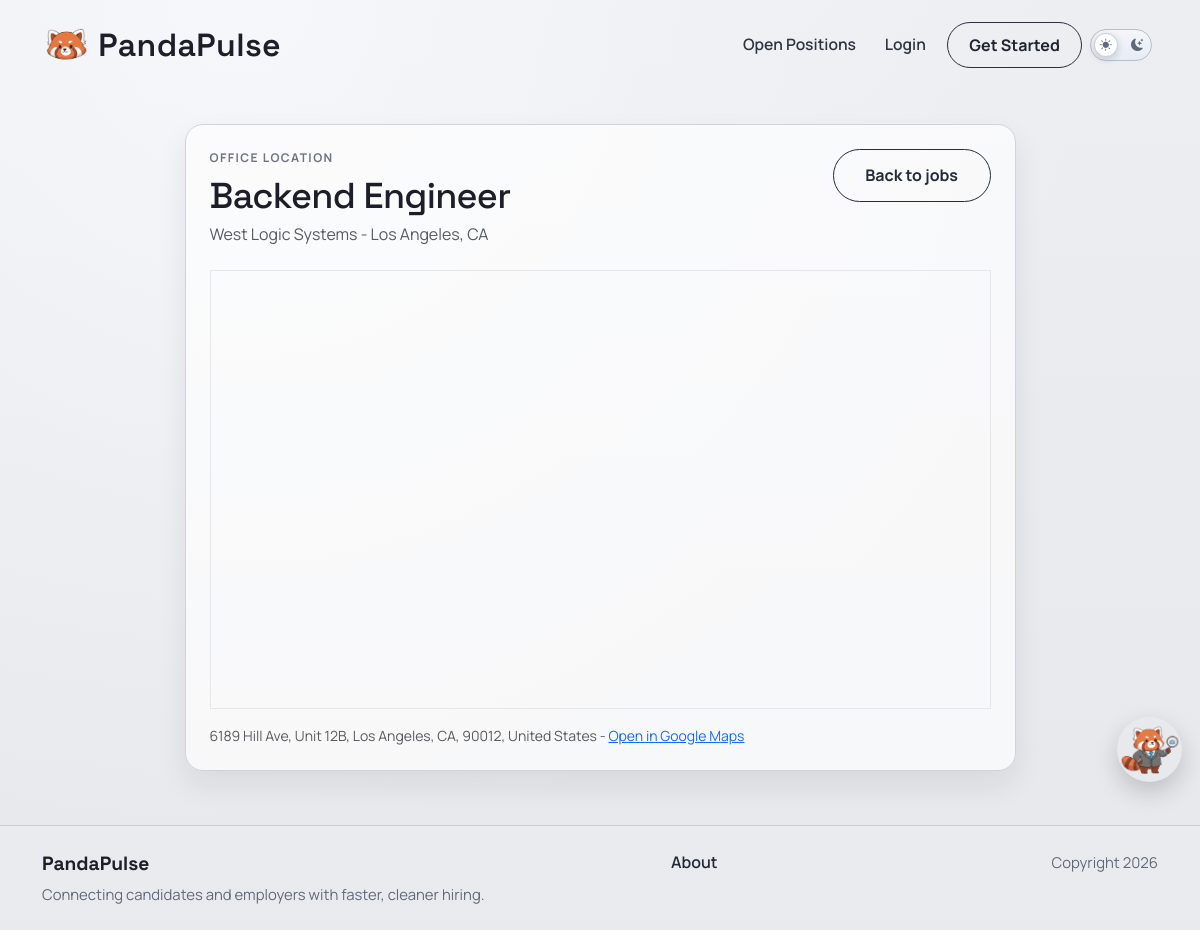
/map/jobposts/92/, run on an earlier commit of the app's database.
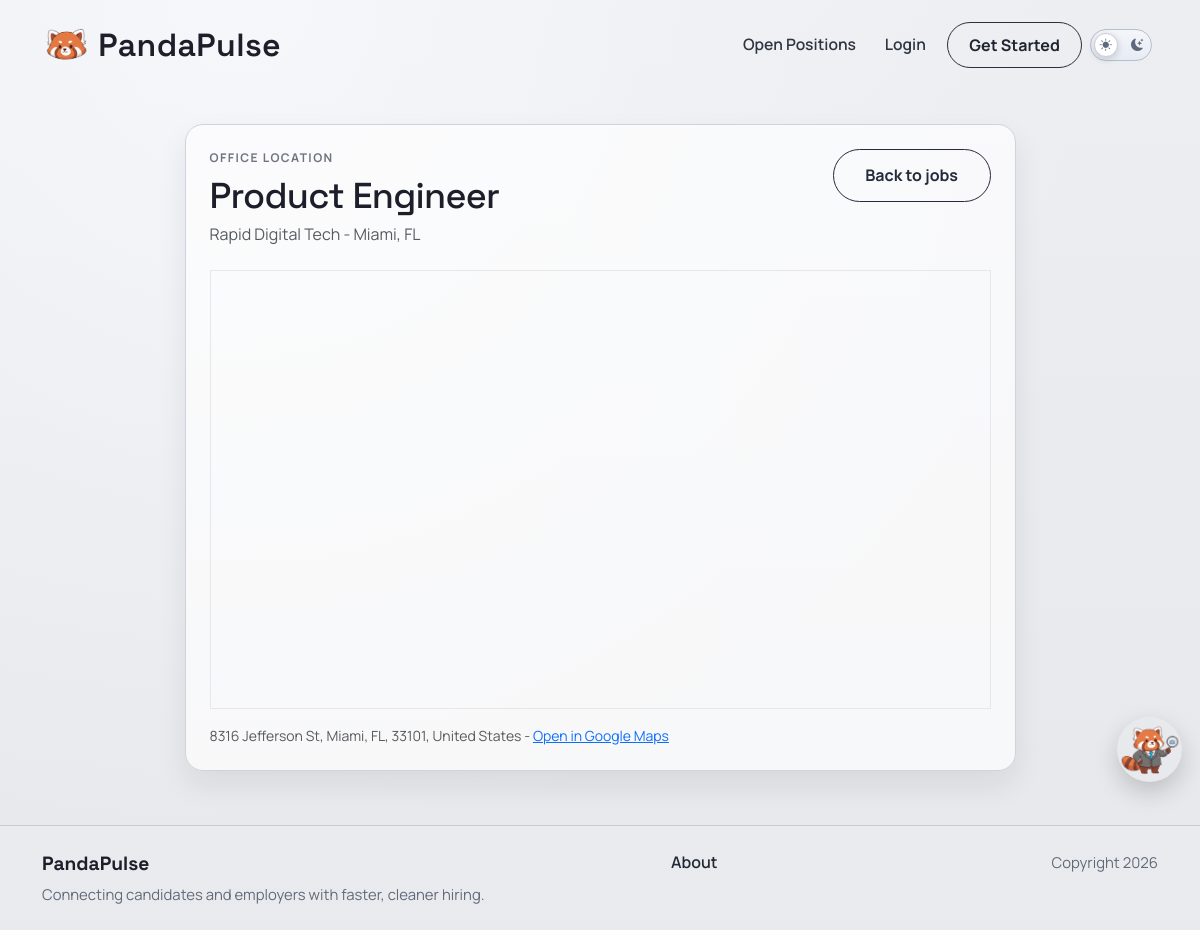
And on a later commit of the database.
### jobposts/models.py (models this page shows, shortened)
class JobPost(models.Model):
    COMPANY_SIZE_CHOICES = [
        ("small", "Small (1-50)"),
        ("mid_size", "Mid-size (51-500)"),
        ("large", "Large (501-5,000)"),
        ("fortune_500", "Fortune 500"),
        ("startup", "Startup"),
        ("enterprise", "Enterprise"),
        ("other", "Other"),
    ]
    owner = models.ForeignKey(
        settings.AUTH_USER_MODEL,
        on_delete=models.CASCADE,
        related_name='job_posts',
        null=True,
        blank=True,
    )
    title = models.CharField(max_length=200)
    company = models.CharField(max_length=150)
    location = models.CharField(max_length=150)
    pay_range = models.CharField(max_length=100)
    skills = models.CharField(max_length=300, blank=True)
    salary_min = models.IntegerField(null=True, blank=True)
    salary_max = models.IntegerField(null=True, blank=True)
    WORK_SETTING_CHOICES = [
        ("remote", "Remote"),
        ("onsite", "On-site"),
        ("hybrid", "Hybrid"),
    ]
    work_setting = models.CharField(max_length=20, choices=WORK_SETTING_CHOICES, default="onsite")
    company_size = models.CharField(max_length=20, choices=COMPANY_SIZE_CHOICES, default="other")
    visa_sponsorship = models.BooleanField(default=False)
    description = models.TextField()
    created_at = models.DateTimeField(auto_now_add=True)

### map/models.py (models this page shows, shortened)
class OfficeLocation(models.Model):
    job_post = models.OneToOneField(
        'jobposts.JobPost',
        on_delete=models.CASCADE,
        related_name='office_location',
    )
    address_line_1 = models.CharField(max_length=255, blank=True)
    address_line_2 = models.CharField(max_length=255, blank=True)
    city = models.CharField(max_length=100, blank=True)
    state = models.CharField(max_length=100, blank=True)
    postal_code = models.CharField(max_length=20, blank=True)
    country = models.CharField(max_length=100, blank=True, default='United States')
    latitude = models.DecimalField(
        max_digits=9,
        decimal_places=6,
        validators=[
            MinValueValidator(Decimal('-90')),
            MaxValueValidator(Decimal('90')),
        ],
    )
    longitude = models.DecimalField(
        max_digits=9,
        decimal_places=6,
        validators=[
            MinValueValidator(Decimal('-180')),
            MaxValueValidator(Decimal('180')),
        ],
    )
    class Meta:
        ordering = ['job_post_id']
    @property
    def full_address(self):
        parts = [
            self.address_line_1,
            self.address_line_2,
            self.city,
            self.state,
            self.postal_code,
            self.country,
        ]
        return ', '.join([part for part in parts if part])
    @property
    def osm_embed_url(self):
        lat = float(self.latitude)
        lon = float(self.longitude)
        return f'https://maps.google.com/maps?q={lat},{lon}&z=15&output=embed'
    @property
    def osm_link_url(self):
        lat = float(self.latitude)
        lon = float(self.longitude)
        return f'https://www.google.com/maps/search/?api=1&query={lat},{lon}'

### map/views.py (the view)
# urls.py: path('jobposts/<int:post_id>/', views.job_location, name='map.job_location'),
def job_location(request, post_id):
    post = get_object_or_404(
        JobPost.objects.select_related('office_location'),
        pk=post_id,
    )
    template_data = {
        'title': f'{post.title} Location',
        'post': post,
    }
    return render(request, 'map/job_location.html', {'template_data': template_data})

### accounts/context_processors.py (called while the page is built)
def can_post_job(request):
    if not request.user.is_authenticated:
        return {"can_post_job": False}
    is_employer = Profile.objects.filter(
        user=request.user,
        account_type=Profile.AccountType.EMPLOYER,
    ).exists()
    return {"can_post_job": is_employer}

### map/templates/map/job_location.html (shortened to what this page needs)
{% extends 'base.html' %}
{% block content %}
<section class="page-shell">
  <div class="container">
    <div class="row justify-content-center">
      <div class="col-lg-9">
        <div class="surface-card">
          <div class="d-flex justify-content-between align-items-start gap-3 flex-wrap">
            <div>
              <p class="page-kicker mb-2">Office location</p>
              <h1 class="page-title page-title-sm mb-1">{{ template_data.post.title }}</h1>
              <div class="text-muted">{{ template_data.post.company }} - {{ template_data.post.location }}</div>
            </div>
            <a href="{% url 'jobposts.search' %}" class="secondary-btn">Back to jobs</a>
          </div>
          {% if template_data.post.office_location %}
          <div class="ratio ratio-16x9 mt-4">
            <iframe title="Office location map" src="{{ template_data.post.office_location.osm_embed_url }}" style="border: 1px solid #e5e7eb;" loading="lazy"></iframe>
          </div>
          <div class="mt-3 small text-muted">
            {% if template_data.post.office_location.full_address %}
              {{ template_data.post.office_location.full_address }} -
            {% endif %}
            <a href="{{ template_data.post.office_location.osm_link_url }}" target="_blank" rel="noopener">Open in Google Maps</a>
          </div>
          {% else %}
          <p class="text-muted mt-3 mb-0">This job post does not have a pinned office location yet.</p>
          {% endif %}
        </div>
      </div>
    </div>
  </div>
</section>
{% endblock content %}

What changed in the data, as far as the page shows it:
changed JobPost: post "Backend Engineer" → "Product Engineer"; post.company "West Logic Systems" → "Rapid Digital Tech"; post.location "Los Angeles, CA" → "Miami, FL"; post.office_location.full_address "6189 Hill Ave, Unit 12B, Los Angeles, CA, 90012, United States" → "8316 Jefferson St, Miami, FL, 33101, United States"
